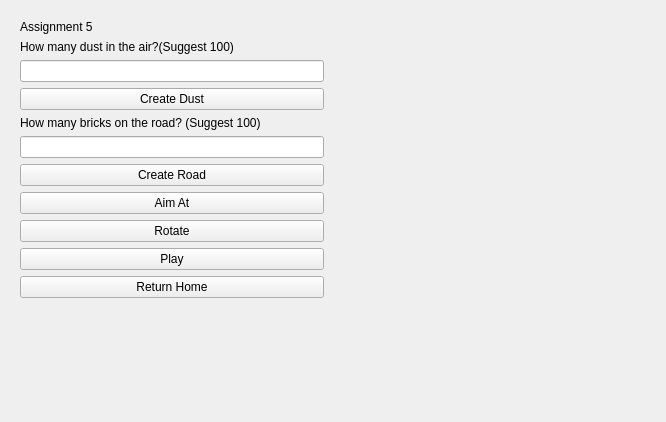
<?xml version="1.0" encoding="UTF-8"?>
<ui version="4.0">
 <class>Form</class>
 <widget class="QWidget" name="Form">
  <property name="geometry">
   <rect>
    <x>0</x>
    <y>0</y>
    <width>666</width>
    <height>422</height>
   </rect>
  </property>
  <property name="windowTitle">
   <string>Form</string>
  </property>
  <layout class="QHBoxLayout" name="horizontalLayout">
   <item>
    <widget class="QWidget" name="controlsBox" native="true">
     <layout class="QVBoxLayout" name="verticalLayout">
      <item>
       <widget class="QLabel" name="label">
        <property name="text">
         <string>Assignment 5</string>
        </property>
       </widget>
      </item>
      <item>
       <widget class="QLabel" name="label_2">
        <property name="text">
         <string>How many dust in the air?(Suggest 100)</string>
        </property>
       </widget>
      </item>
      <item>
       <widget class="QLineEdit" name="dustNum"/>
      </item>
      <item>
       <widget class="QPushButton" name="duplicatedBtn">
        <property name="text">
         <string>Create Dust</string>
        </property>
       </widget>
      </item>
      <item>
       <widget class="QLabel" name="label_3">
        <property name="text">
         <string>How many bricks on the road? (Suggest 100)</string>
        </property>
       </widget>
      </item>
      <item>
       <widget class="QLineEdit" name="bricksNum"/>
      </item>
      <item>
       <widget class="QPushButton" name="roadBtn">
        <property name="text">
         <string>Create Road</string>
        </property>
       </widget>
      </item>
      <item>
       <widget class="QPushButton" name="aimedBtn">
        <property name="text">
         <string>Aim At</string>
        </property>
       </widget>
      </item>
      <item>
       <widget class="QPushButton" name="rotate">
        <property name="text">
         <string>Rotate</string>
        </property>
       </widget>
      </item>
      <item>
       <widget class="QPushButton" name="playBtn">
        <property name="text">
         <string>Play</string>
        </property>
       </widget>
      </item>
      <item>
       <widget class="QPushButton" name="homeBtn">
        <property name="text">
         <string>Return Home</string>
        </property>
       </widget>
      </item>
      <item>
       <spacer name="verticalSpacer">
        <property name="orientation">
         <enum>Qt::Vertical</enum>
        </property>
        <property name="sizeHint" stdset="0">
         <size>
          <width>20</width>
          <height>40</height>
         </size>
        </property>
       </spacer>
      </item>
     </layout>
    </widget>
   </item>
   <item>
    <spacer name="horizontalSpacer">
     <property name="orientation">
      <enum>Qt::Horizontal</enum>
     </property>
     <property name="sizeHint" stdset="0">
      <size>
       <width>40</width>
       <height>20</height>
      </size>
     </property>
    </spacer>
   </item>
  </layout>
 </widget>
 <resources/>
 <connections/>
</ui>
